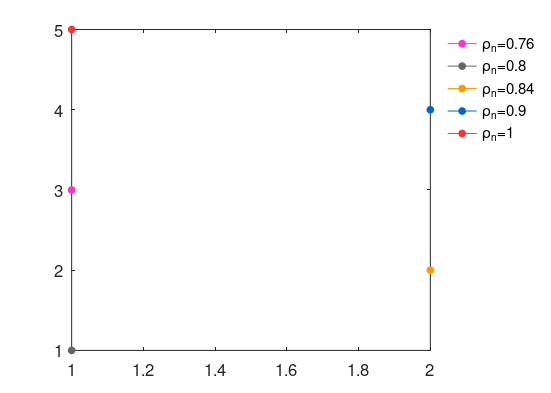

This chart was generated by the following MATLAB code:
clc;clear all;close all;
Located = ['/Users/yvette/GoogleDrive/thesis/pic/legend/'];
windcolor=[1 0.2 0.8; 0.4 0.4 0.4;...
        1 0.6 0; 0 0.4 0.8;...
        1 0.2 0.2; 0.4 0.7 0.7;...
        0 0.8 0.4];
%%
plot(1,3,'Marker','o','MarkerSize',5,'Color',windcolor(1,:),...
    'MarkerFaceColor',windcolor(1,:)); hold on
plot(1,1,'Marker','o','MarkerSize',5,'Color',windcolor(2,:),...
    'MarkerFaceColor',windcolor(2,:)); hold on
plot(2,2,'Marker','o','MarkerSize',5,'Color',windcolor(3,:),...
    'MarkerFaceColor',windcolor(3,:)); hold on

plot(2,4,'Marker','o','MarkerSize',5,'Color',windcolor(4,:),...
    'MarkerFaceColor',windcolor(4,:)); hold on
plot(1,5,'Marker','o','MarkerSize',5,'Color',windcolor(5,:),...
    'MarkerFaceColor',windcolor(5,:)); hold on
%plot(2,6,'Marker','o','MarkerSize',5,'Color',windcolor(6,:),...
%    'MarkerFaceColor',windcolor(6,:));
%plot(2,7,'Marker','o','MarkerSize',5,'Color',windcolor(6,:),...
%    'MarkerFaceColor',windcolor(7,:));
hold on

set(gcf,'Paperunits','centimeters','PaperPosition',[0 0 14 10]);
set(gca,'FontSize',12);
hl=legend('\rho_n=0.76','\rho_n=0.8','\rho_n=0.84','\rho_n=0.9','\rho_n=1',...
    'Location','bestoutside');%'Orientation','Horizontal');
set(hl,'Box','off');
print(gcf,'-depsc','-tiff', '-r100', [Located 'LG_ACompare1.eps']);

